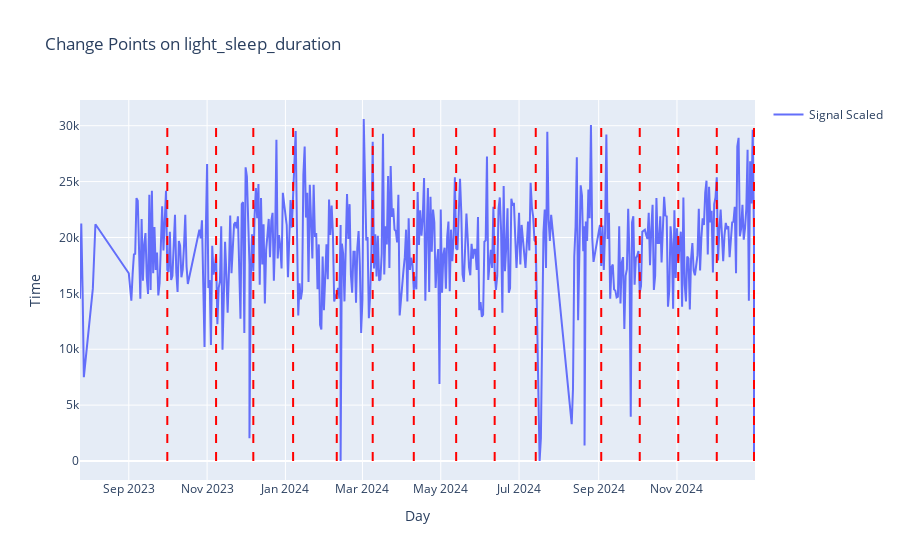

The notebook cell saved with this chart:
### Code cell
anomaly.start(column = 'light_sleep_duration', penalty = 219, minSize = 30)

### Figure 1 — Plotly figure (JSON) as saved in the notebook; plotly's stock layout.template omitted (floating-point values rounded to 4 significant figures; data arrays with more than 128 entries replaced by an {"elided": "..."} marker saying what was removed)
{"data": [{"mode": "lines", "name": "Signal Scaled", "type": "scatter", "x": {"elided": "464 str values"}, "y": {"elided": "464 int values"}}], "layout": {"shapes": [{"line": {"color": "red", "dash": "dash", "width": 2}, "type": "line", "x0": "2023-10-01", "x1": "2023-10-01", "y0": -1, "y1": 30601}, {"line": {"color": "red", "dash": "dash", "width": 2}, "type": "line", "x0": "2023-11-08", "x1": "2023-11-08", "y0": -1, "y1": 30601}, {"line": {"color": "red", "dash": "dash", "width": 2}, "type": "line", "x0": "2023-12-07", "x1": "2023-12-07", "y0": -1, "y1": 30601}, {"line": {"color": "red", "dash": "dash", "width": 2}, "type": "line", "x0": "2024-01-07", "x1": "2024-01-07", "y0": -1, "y1": 30601}, {"line": {"color": "red", "dash": "dash", "width": 2}, "type": "line", "x0": "2024-02-10", "x1": "2024-02-10", "y0": -1, "y1": 30601}, {"line": {"color": "red", "dash": "dash", "width": 2}, "type": "line", "x0": "2024-03-09", "x1": "2024-03-09", "y0": -1, "y1": 30601}, {"line": {"color": "red", "dash": "dash", "width": 2}, "type": "line", "x0": "2024-04-10", "x1": "2024-04-10", "y0": -1, "y1": 30601}, {"line": {"color": "red", "dash": "dash", "width": 2}, "type": "line", "x0": "2024-05-13", "x1": "2024-05-13", "y0": -1, "y1": 30601}, {"line": {"color": "red", "dash": "dash", "width": 2}, "type": "line", "x0": "2024-06-12", "x1": "2024-06-12", "y0": -1, "y1": 30601}, {"line": {"color": "red", "dash": "dash", "width": 2}, "type": "line", "x0": "2024-07-14", "x1": "2024-07-14", "y0": -1, "y1": 30601}, {"line": {"color": "red", "dash": "dash", "width": 2}, "type": "line", "x0": "2024-09-03", "x1": "2024-09-03", "y0": -1, "y1": 30601}, {"line": {"color": "red", "dash": "dash", "width": 2}, "type": "line", "x0": "2024-10-03", "x1": "2024-10-03", "y0": -1, "y1": 30601}, {"line": {"color": "red", "dash": "dash", "width": 2}, "type": "line", "x0": "2024-11-02", "x1": "2024-11-02", "y0": -1, "y1": 30601}, {"line": {"color": "red", "dash": "dash", "width": 2}, "type": "line", "x0": "2024-12-02", "x1": "2024-12-02", "y0": -1, "y1": 30601}, {"line": {"color": "red", "dash": "dash", "width": 2}, "type": "line", "x0": "2024-12-31", "x1": "2024-12-31", "y0": -1, "y1": 30601}], "showlegend": true, "title": {"text": "Change Points on light_sleep_duration"}, "xaxis": {"title": {"text": "Day"}}, "yaxis": {"title": {"text": "Time"}}}}
